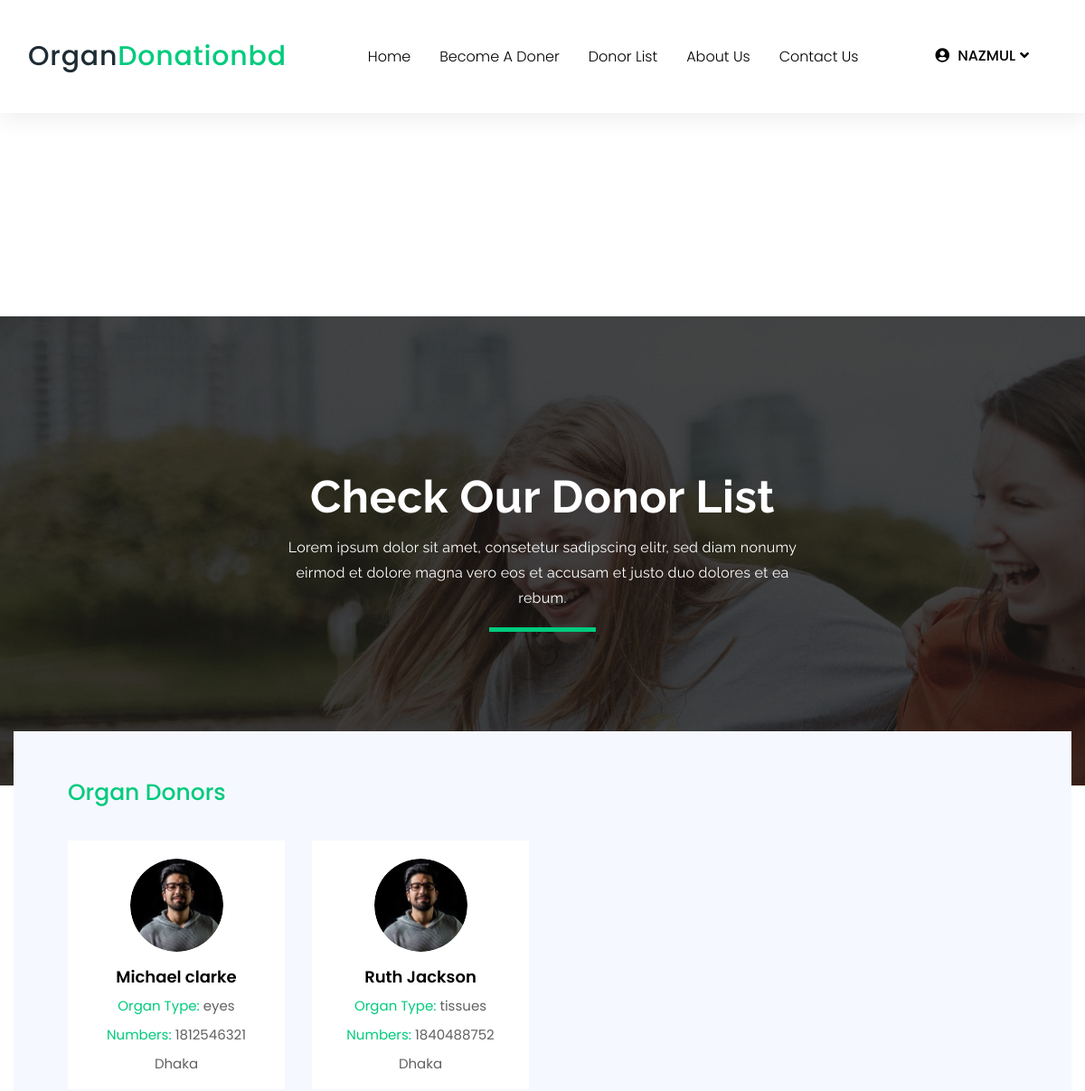
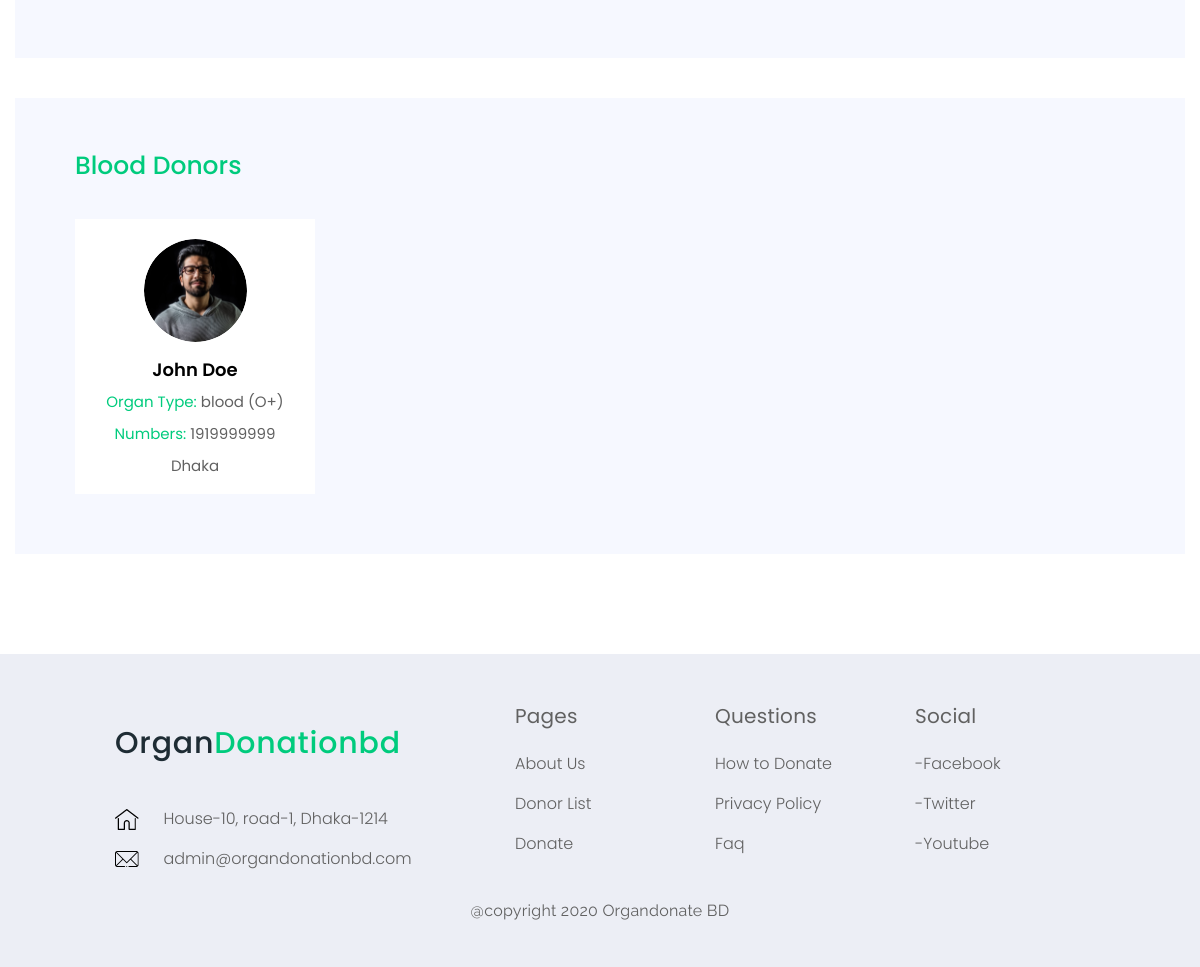
/donor-list.php (signed in), run on the app's committed database (2 pictures, top to bottom).
### tables this page shows
CREATE TABLE IF NOT EXISTS `become_donor` (
  `id` int(10) NOT NULL AUTO_INCREMENT,
  `firstname` varchar(100) NOT NULL,
  `lastname` varchar(100) NOT NULL,
  `age` int(3) NOT NULL,
  `email` varchar(100) NOT NULL,
  `phone` int(15) NOT NULL,
  `adress` varchar(255) NOT NULL,
  `city` varchar(100) NOT NULL,
  `gender` varchar(30) NOT NULL,
  `e_name` varchar(100) NOT NULL,
  `e_relationship` varchar(100) NOT NULL,
  `e_phone` int(15) NOT NULL,
  `e_email` varchar(100) NOT NULL,
  `e_address` varchar(255) NOT NULL,
  `blood_group` varchar(30) NOT NULL,
  `blood_donate` varchar(100) DEFAULT NULL,
  `organs_donate` varchar(100) NOT NULL,
  PRIMARY KEY (`id`),
  UNIQUE KEY `email` (`email`)
);

### donor-list.php (the view, shortened to what this page needs)
  <?php
  	include_once('header/header.php');
$donerquery = "SELECT * FROM become_donor";
$donerresult= mysqli_query($connect, $donerquery);
  ?>
  <main class="main-wrap">
      <section class="call-to-action-sec style-two">
          <div class="actions-inner-sc" style="background: url(img/action-bg-2.png);">
              <div class="row justify-content-center m-0 p-0">
                  <div class="col-lg-6 col-md-10">
                      <h2>Check Our Donor List</h2>
                      <p>Lorem ipsum dolor sit amet, consetetur sadipscing elitr, sed diam nonumy eirmod  et dolore magna vero eos et accusam et justo duo dolores et ea rebum.</p>
                      <div class="line"></div>
                  </div>
              </div>
          </div>
      </section>
      <section class="organ-donors-sec organ-donors-sec-1">
          <div class="container">
              <div class="organ-donors-sc">
                  <h3 class="organ-donors-title">Organ Donors</h3>
                  <div class="row">
                  <?php
                  	foreach ($donerresult as $data):
                  	if ($data['organs_donate']):
                  ?>
                      <div class="col-xl-3 col-lg-4 col-md-6">
                          <div class="single-organ-donors-inner text-center">
                              <div class="thumb">
                                  <img src="img/donors/1.png" alt="img">
                              </div>
                              <div class="details">
                                  <h3><?php echo $data['firstname'] ." ". $data['lastname']?></h3>
                                  <ul class="meta">
                                      <li><span>Organ Type:</span> <?php echo $data['organs_donate'];?></li>
                                      <li><span>Numbers: </span><?php echo $data['phone'];?> </li>
                                      <li><?php echo $data['city']?></li>
                                  </ul>
                              </div>
                          </div>
                      </div>
                  <?php
                  	endif;
              		endforeach;
              	?>
                  </div>
              </div>
          </div>
      </section>
      <section class="organ-donors-sec organ-donors-sec-1">
          <div class="container">
              <div class="organ-donors-sc">
                  <h3 class="organ-donors-title">Blood Donors</h3>
                  <div class="row">
                  <?php
                  	foreach ($donerresult as $data):
                  	if ($data['blood_donate']):
                  ?>
                      <div class="col-xl-3 col-lg-4 col-md-6">
                          <div class="single-organ-donors-inner text-center">
                              <div class="thumb">
                                  <img src="img/donors/1.png" alt="img">
                              </div>
                              <div class="details">
                                  <h3><?php echo $data['firstname'] ." ".  $data['lastname']?></h3>
                                  <ul class="meta">
                                      <li><span>Organ Type:</span> <?php echo $data['blood_donate']. " (". $data['blood_group'] . ")" ?></li>
                                      <li><span>Numbers: </span><?php echo $data['phone'];?> </li>
                                      <li><?php echo $data['city']?></li>
                                  </ul>
                              </div>
                          </div>
                      </div>
                  <?php
                  	endif;
              		endforeach;
              	?>
                  </div>
              </div>
          </div>
      </section>
  </main>
  <?php include_once('header/footer.php') ;?>

### header/header.php (shortened to what this page needs)
<!DOCTYPE html>
<html lang="en" class="no-js">
<head>
    <link rel="stylesheet" type="text/css" href="css/bootstrap.min.css">
    <link rel="stylesheet" type="text/css" href="css/normalize.css">
    <link href="https://use.fontawesome.com/releases/v5.0.8/css/all.css" rel="stylesheet">
    <link rel="stylesheet" href="css/slick.css"/>
    <link rel="stylesheet" type="text/css" href="css/style.css">
</head>
<body>
    <nav class="navbar navbar-expand-lg center-brand static-nav">
        <div class="container">
            <a class="navbar-brand order-2" href="index.php">
               <h1>Organ<span>Donationbd</span></h1>
            </a>
            <div class="d-flex flex-row order-2 order-lg-3">
                <?php if(!isset($_SESSION['user'])): ?>
                <ul class="navbar-nav login-item flex-row">
                    <li class="nav-item">
                        <a class="nav-link " href="login.php">Login</a>
                    </li>
                    <li>or</li>
                    <li class="nav-item">
                        <a class="nav-link " href="signup.php">sign Up</a>
                    </li>
                </ul>
                <?php else: ?>
                <div class="header_wrap">
                    <div class="user_login">
                      <ul>
                        <li class="dropdown open">
                            <a href="#" data-toggle="dropdown" aria-haspopup="true" aria-expanded="true"><i class="fa fa-user-circle" aria-hidden="true"></i>
                            <?php
                                echo $_SESSION['username'];
                            ?><i class="fa fa-angle-down" aria-hidden="true"></i></a>
                        </li>
                      </ul>
                    </div>
                </div>
                <?php endif ;?>
            </div>
            <div class="collapse navbar-collapse order-3 order-lg-2" id="xenav">
                <ul class="navbar-nav ml-auto pr-5">
                    <li class="nav-item">
                        <a class="nav-link" href="index.php">home</a>
                    </li>
                    <?php if(isset($_SESSION['user'])): ?>
                    <li class="nav-item">
                        <a class="nav-link" href="doner.php">Become a Doner</a>
                    </li>
                    <li class="nav-item">
                        <a class="nav-link" href="donor-list.php">Donor List</a>
                    </li>
                    <?php endif;?>
                    <li class="nav-item">
                        <a class="nav-link" href="about.php">About Us</a>
                    </li>
                    <li class="nav-item">
                        <a class="nav-link" href="contact.php">Contact Us</a>
                    </li>
                </ul>
            </div>
        </div>
    </nav>

### header/footer.php (shortened to what this page needs)
    <footer class="footers mt-5">
        <div class="container">
            <div class="row justify-content-center">
                <div class="col-md-5 col-xl-4">
                    <div class="footer-widgets">
                        <a class="navbar-brand order-2" href="index.php">
               <h1>Organ<span>Donationbd</span></h1>
            </a>
                        <ul>
                            <li>
                                <img src="img/icon/home.png" alt=""/>
                                House-10, road-1, Dhaka-1214
                            </li>
                            <li>
                                <a href="mailto:admin@organdonationbd.com">
                                    <img src="img/icon/envelope.png" alt=""/>
                                    admin@organdonationbd.com
                                </a>
                            </li>
                        </ul>
                    </div>
                </div>
                <div class="col-md-2">
                    <div class="footer-widgets">
                    <h4>Pages</h4>
                    <ul>
                        <li>
                            <a href="#">About Us</a>
                        </li>
                        <li>
                            <a href="#">Donor List</a>
                        </li>
                        <li>
                            <a href="#">Donate</a>
                        </li>
                    </ul>
                    </div>
                </div>
                <div class="col-md-2">
                    <div class="footer-widgets">
                        <h4>Questions</h4>
                        <ul>
                            <li>
                                <a href="#">How to Donate</a>
                            </li>
                            <li>
                                <a href="#">Privacy Policy</a>
                            </li>
                            <li>
                                <a href="#">Faq</a>
                            </li>
                        </ul>
                    </div>
                </div>
                <div class="col-md-2">
                    <div class="footer-widgets">
                        <h4>Social</h4>
                        <ul>
                            <li>
                                <a href="#">-Facebook</a>
                            </li>
                            <li>
                                <a href="#">-Twitter</a>
                            </li>
                            <li>
                                <a href="#">-Youtube</a>
                            </li>
                        </ul>
                    </div>
                </div>
                <div class="col-12">
                    <div class="copyright-txt">
                        <p>@copyright 2020 Organdonate BD</p>
                    </div>
                </div>
            </div>
        </div>
    </footer>
</body>
</html>

### data on the page
become_donor: firstname "Michael", lastname "clarke", organs_donate "eyes", phone "1812546321", city "Dhaka"
become_donor: firstname "Ruth", lastname "Jackson", organs_donate "tissues", phone "1840488752", city "Dhaka"
become_donor: firstname "John", lastname "Doe", blood_donate "blood", blood_group "O+", phone "1919999999", city "Dhaka"

### other printed values
$_SESSION['username'] "NAZMUL"
